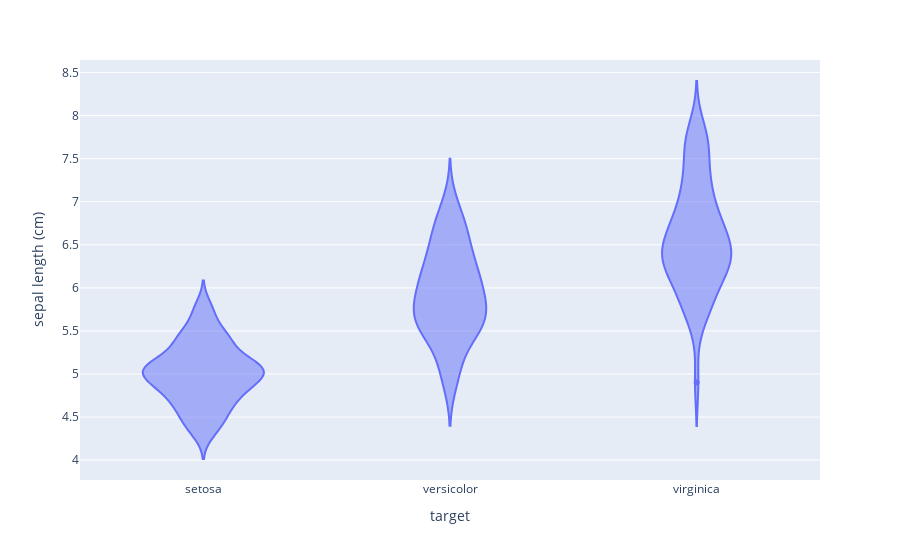

Here is the notebook cell this chart was saved with:
### Code cell
# make violin plot
px.violin(df, x="target", y="sepal length (cm)")

### Figure 1 — Plotly figure (JSON) as saved in the notebook; plotly's stock layout.template omitted (floating-point values rounded to 4 significant figures; data arrays with more than 128 entries replaced by an {"elided": "..."} marker saying what was removed)
{"data": [{"alignmentgroup": "True", "box": {"visible": false}, "hovertemplate": "target=%{x}<br>sepal length (cm)=%{y}<extra></extra>", "legendgroup": "", "marker": {"color": "#636efa"}, "name": "", "offsetgroup": "", "orientation": "v", "scalegroup": "True", "showlegend": false, "type": "violin", "x": {"elided": "150 str values"}, "x0": " ", "xaxis": "x", "y": {"elided": "150 float values"}, "y0": " ", "yaxis": "y"}], "layout": {"legend": {"tracegroupgap": 0}, "margin": {"t": 60}, "violinmode": "group", "xaxis": {"anchor": "y", "domain": [0, 1], "title": {"text": "target"}}, "yaxis": {"anchor": "x", "domain": [0, 1], "title": {"text": "sepal length (cm)"}}}}
